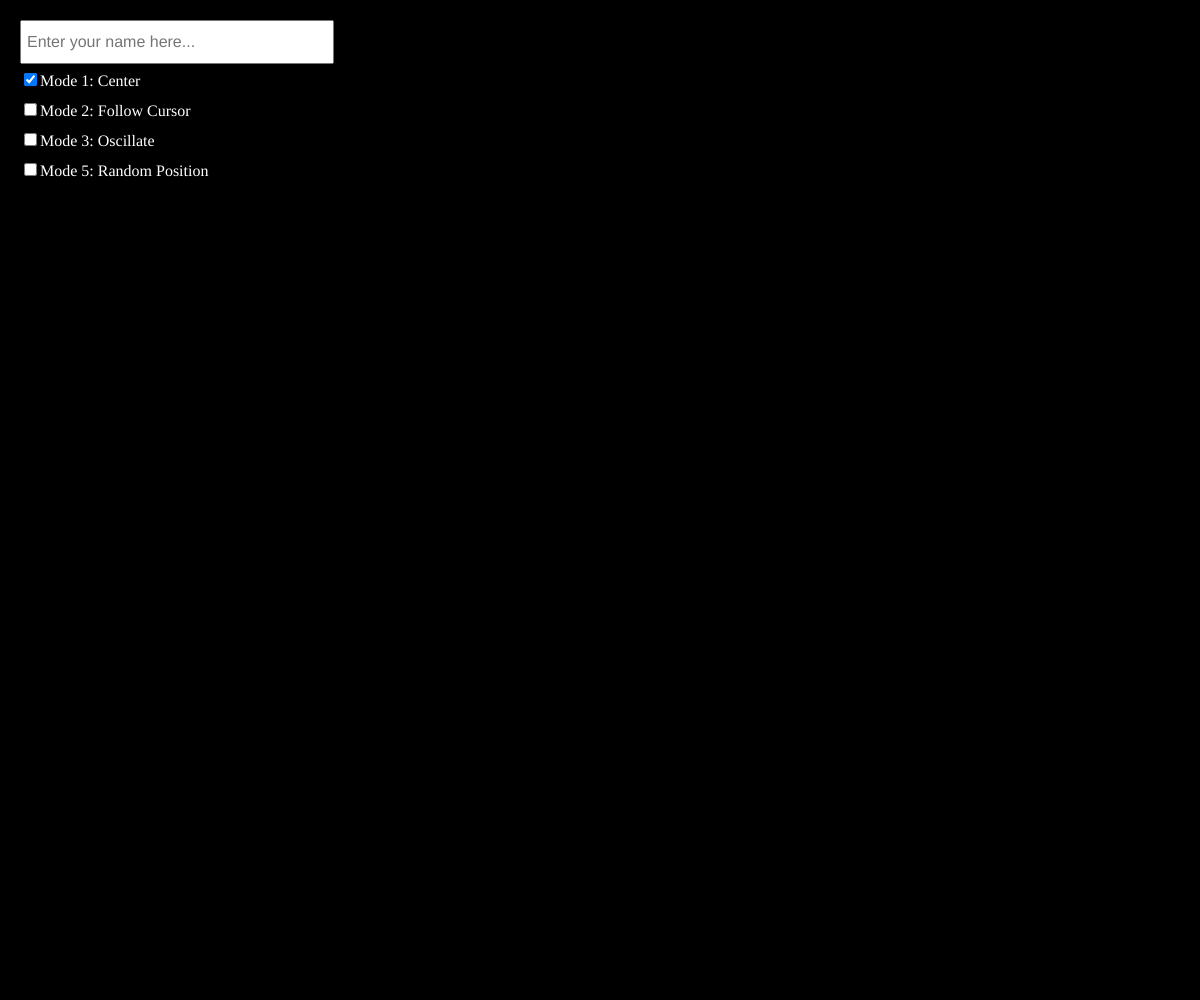
Frame 1 (no input)
Frame 60 (no input): identical to frame 1, image omitted
Frame 120 (the mouse pressed at the canvas centre since frame 60): identical to frame 1, image omitted

The p5.js sketch that drew this single still picture (run headless with seeded random() and noise() and a simulated clock; from frame 60 on, the mouse is pressed at the canvas centre):

// p5.js sketch
// ── sketch.js
let inputBox;
let inputText = "";
let textLayers = [];
let maxLayers = 20;
let modeCheckboxes = [];
let currentMode = 1; // Default to center mode

function setup() {
  createCanvas(windowWidth, windowHeight);
  colorMode(HSB, 360, 100, 100, 255);
  
  // Create input box at the top
  inputBox = createInput('');
  inputBox.position(20, 20);
  inputBox.size(300, 30);
  inputBox.style('font-size', '16px');
  inputBox.style('padding', '5px');
  inputBox.attribute('placeholder', 'Enter your name here...');
  
  // Create mode checkboxes
  let centerCheckbox = createCheckbox('Mode 1: Center', true);
  centerCheckbox.position(20, 70);
  centerCheckbox.style('color', 'white');
  centerCheckbox.changed(() => {
    if (centerCheckbox.checked()) {
      currentMode = 1;
      cursorCheckbox.checked(false);
      oscillateCheckbox.checked(false);
      randomCheckbox.checked(false);
    }
  });
  
  let cursorCheckbox = createCheckbox('Mode 2: Follow Cursor', false);
  cursorCheckbox.position(20, 100);
  cursorCheckbox.style('color', 'white');
  cursorCheckbox.changed(() => {
    if (cursorCheckbox.checked()) {
      currentMode = 2;
      centerCheckbox.checked(false);
      oscillateCheckbox.checked(false);
      randomCheckbox.checked(false);
    }
  });
  
  let oscillateCheckbox = createCheckbox('Mode 3: Oscillate', false);
  oscillateCheckbox.position(20, 130);
  oscillateCheckbox.style('color', 'white');
  oscillateCheckbox.changed(() => {
    if (oscillateCheckbox.checked()) {
      currentMode = 3;
      centerCheckbox.checked(false);
      cursorCheckbox.checked(false);
      randomCheckbox.checked(false);
    }
  });
  
  let randomCheckbox = createCheckbox('Mode 5: Random Position', false);
  randomCheckbox.position(20, 160);
  randomCheckbox.style('color', 'white');
  randomCheckbox.changed(() => {
    if (randomCheckbox.checked()) {
      currentMode = 5;
      centerCheckbox.checked(false);
      cursorCheckbox.checked(false);
      oscillateCheckbox.checked(false);
    }
  });
  
  modeCheckboxes.push(centerCheckbox, cursorCheckbox, oscillateCheckbox, randomCheckbox);
  
  // Update inputText when user types
  inputBox.input(() => {
    inputText = inputBox.value();
    // Add new text layer when text changes
    if (inputText.length > 0) {
      addTextLayer();
    }
  });
}

function draw() {
  background(0);
  
  // Update and draw all text layers (from back to front)
  for (let i = textLayers.length - 1; i >= 0; i--) {
    let layer = textLayers[i];
    
    // Update layer properties
    layer.size += layer.growthRate;
    layer.alpha -= layer.fadeRate;
    
    // Update position for oscillate mode
    if (currentMode === 3) {
      layer.y = windowHeight / 2 + sin(frameCount * 0.05 + layer.timeOffset) * 100;
    }
    
    // Remove layers that are too faded
    if (layer.alpha <= 0) {
      textLayers.splice(i, 1);
      continue;
    }
    
    // Draw the text layer with HSV color (using original hue)
    fill(layer.hue, 80, 100, layer.alpha);
    textAlign(CENTER, CENTER);
    textSize(layer.size);
    text(layer.text, layer.x, layer.y);
  }
  
  // Add new layers periodically if there's text
  if (inputText.length > 0 && frameCount % 10 === 0) {
    addTextLayer();
  }
}

function addTextLayer() {
  // Remove oldest layer if we have too many
  if (textLayers.length >= maxLayers) {
    textLayers.shift();
  }
  
  // Determine position based on current mode
  let x, y;
  if (currentMode === 1) {
    // Center mode
    x = windowWidth / 2;
    y = windowHeight / 2;
  } else if (currentMode === 2) {
    // Cursor mode
    x = mouseX;
    y = mouseY;
  } else if (currentMode === 3) {
    // Oscillate mode
    x = windowWidth / 2;
    y = windowHeight / 2; // Initial position, will be updated in draw()
  } else if (currentMode === 5) {
    // Random position mode
    x = random(windowWidth);
    y = random(windowHeight);
  }
  
  // Add new layer at the front (smallest)
  textLayers.push({
    text: inputText,
    size: 20,
    alpha: 255,
    growthRate: 2,
    fadeRate: 3,
    hue: frameCount % 360, // Start with current frame-based hue and keep it
    x: x,
    y: y,
    timeOffset: frameCount * 0.1 // Add time offset for oscillation variation
  });
}

function windowResized() {
  resizeCanvas(windowWidth, windowHeight);
}
